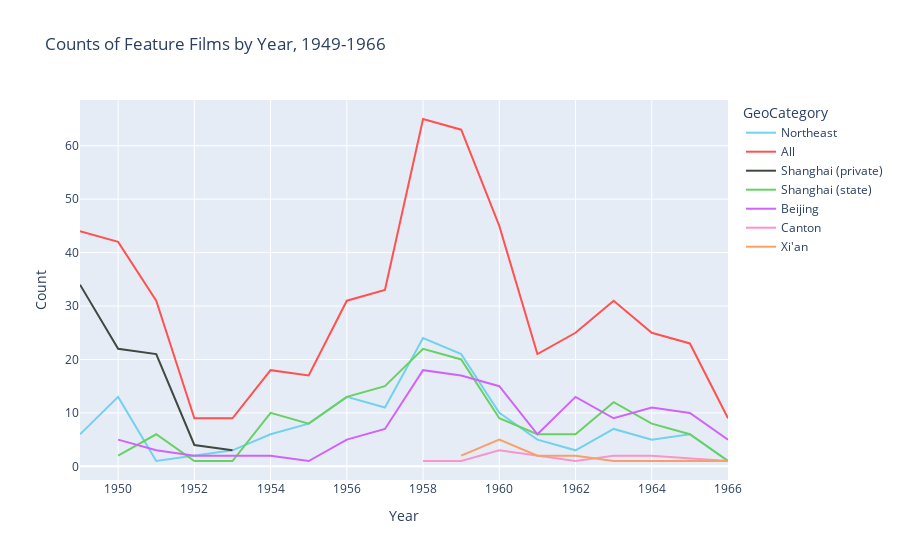

Write notebook code for a chart like this one.
### Code cell
tarpath = "../statistics/studio_film_counts_by_year.csv"
if FEATURE_ONLY:
	if(CATEGORIZE_BY_GEO_CATEGORY):
		tarpath = "../statistics/geocat_feature_counts_by_year.csv"
	else:
		tarpath = "../statistics/studio_feature_counts_by_year.csv"
else:
	if(CATEGORIZE_BY_GEO_CATEGORY):
		tarpath = "../statistics/geocat_film_counts_by_year.csv"

grouping = "GeoCategory" if CATEGORIZE_BY_GEO_CATEGORY else "Studio"
tiile = "{} of {} Films by Year, 1949-1966".format("Average Length (in Reels)" if ATTRIBUTE == "Length" else "Percentage of Colour Films" if ATTRIBUTE == "Colour" else "Counts",
						   "Feature" if FEATURE_ONLY else "All")

df = pd.read_csv(tarpath)
df = df.sort_values(by="Year")

# Display the data frame in Plotly scatter plot
if not CATEGORIZE_BY_GEO_CATEGORY:
	fig = px.line(df, x="Year", y=ATTRIBUTE, color=grouping, hover_name=grouping, hover_data=["Count","Year","Colour","Length"], title=tiile)
else:
	fig = px.line(df, x="Year", y=ATTRIBUTE, color=grouping, hover_name=grouping, hover_data=["Count","Year","Colour","Length"], title=tiile,
	    color_discrete_map={
						"All": "#ff5250",#red
						"Shanghai (state)": "#68d162",#green
						"Shanghai (private)" : "#404840",#green black
						"Shanghai (roc)" : "#96fb96",#light green
						"Beijing": "#D063fb",#hliotrope
						"Northeast": "#72d2ed",#sky blue
						"Xi'an": "#Fb9f68",#tan orange
						"Canton": "#Fb94cc",#lavender pink
						"Xinjiang": "#C83b3b",#dark red
						"Sichuan" : "#2c6398",#tropaz blue
						"Hubei": "#A3a3a3",
						"Anhui": "#A3a3a3",
						"Shandong": "#A3a3a3",
						"Tianjin": "#A3a3a3",
						"Zhejiang": "#A3a3a3"
					})
fig.show()

### Figure 1 — Plotly figure (JSON) as saved in the notebook; plotly's stock layout.template omitted (floating-point values rounded to 4 significant figures)
{"data": [{"customdata": [[0, 9.5], [0, 10], [0, 3], [0, 10], [0, 9.333], [0, 10], [0, 9.625], [0, 8.077], [0.09091, 9.091], [0.125, 8.87], [0.5238, 10.52], [0, 9.5], [0.4, 10], [0.3333, 10], [0.2857, 9.857], [0.4, 10.8], [0.3333, 9.833], [0, 8]], "hovertemplate": "<b>%{hovertext}</b><br><br>GeoCategory=Northeast<br>Year=%{x}<br>Count=%{y}<br>Colour=%{customdata[0]}<br>Length=%{customdata[1]}<extra></extra>", "hovertext": ["Northeast", "Northeast", "Northeast", "Northeast", "Northeast", "Northeast", "Northeast", "Northeast", "Northeast", "Northeast", "Northeast", "Northeast", "Northeast", "Northeast", "Northeast", "Northeast", "Northeast", "Northeast"], "legendgroup": "Northeast", "line": {"color": "#72d2ed", "dash": "solid"}, "marker": {"symbol": "circle"}, "mode": "lines", "name": "Northeast", "orientation": "v", "showlegend": true, "type": "scatter", "x": [1949, 1950, 1951, 1952, 1953, 1954, 1955, 1956, 1957, 1958, 1959, 1960, 1961, 1962, 1963, 1964, 1965, 1966], "xaxis": "x", "y": [6, 13, 1, 2, 3, 6, 8, 13, 11, 24, 21, 10, 5, 3, 7, 5, 6, 1], "yaxis": "y"}, {"customdata": [[0, 10], [0, 10.07], [0, 9.882], [0, 11.12], [0, 9.556], [0, 9.667], [0, 9.647], [0.03226, 8.774], [0.1515, 9.121], [0.1077, 8.828], [0.4921, 10.08], [0.1778, 9.6], [0.3333, 10.25], [0.28, 9.92], [0.129, 10.33], [0.44, 10.32], [0.1739, 10.39], [0.1111, 9.222]], "hovertemplate": "<b>%{hovertext}</b><br><br>GeoCategory=All<br>Year=%{x}<br>Count=%{y}<br>Colour=%{customdata[0]}<br>Length=%{customdata[1]}<extra></extra>", "hovertext": ["All", "All", "All", "All", "All", "All", "All", "All", "All", "All", "All", "All", "All", "All", "All", "All", "All", "All"], "legendgroup": "All", "line": {"color": "#ff5250", "dash": "solid"}, "marker": {"symbol": "circle"}, "mode": "lines", "name": "All", "orientation": "v", "showlegend": true, "type": "scatter", "x": [1949, 1950, 1951, 1952, 1953, 1954, 1955, 1956, 1957, 1958, 1959, 1960, 1961, 1962, 1963, 1964, 1965, 1966], "xaxis": "x", "y": [44, 42, 31, 9, 9, 18, 17, 31, 33, 65, 63, 45, 21, 25, 31, 25, 23, 9], "yaxis": "y"}, {"customdata": [[0, 10.75], [0, 12.14], [0, 10.57], [0, 11], [0, 9.333]], "hovertemplate": "<b>%{hovertext}</b><br><br>GeoCategory=Shanghai (private)<br>Year=%{x}<br>Count=%{y}<br>Colour=%{customdata[0]}<br>Length=%{customdata[1]}<extra></extra>", "hovertext": ["Shanghai (private)", "Shanghai (private)", "Shanghai (private)", "Shanghai (private)", "Shanghai (private)"], "legendgroup": "Shanghai (private)", "line": {"color": "#404840", "dash": "solid"}, "marker": {"symbol": "circle"}, "mode": "lines", "name": "Shanghai (private)", "orientation": "v", "showlegend": true, "type": "scatter", "x": [1949, 1950, 1951, 1952, 1953], "xaxis": "x", "y": [34, 22, 21, 4, 3], "yaxis": "y"}, {"customdata": [[0, 9.5], [0, 9.833], [0, 13], [0, 12], [0, 9.7], [0, 10.38], [0, 9.846], [0.2, 10], [0.04545, 8.5], [0.45, 10.06], [0.3333, 10.33], [0.3333, 10.4], [0.3333, 9.833], [0.08333, 10.45], [0.5, 10.88], [0.3333, 10.17], [0, 8]], "hovertemplate": "<b>%{hovertext}</b><br><br>GeoCategory=Shanghai (state)<br>Year=%{x}<br>Count=%{y}<br>Colour=%{customdata[0]}<br>Length=%{customdata[1]}<extra></extra>", "hovertext": ["Shanghai (state)", "Shanghai (state)", "Shanghai (state)", "Shanghai (state)", "Shanghai (state)", "Shanghai (state)", "Shanghai (state)", "Shanghai (state)", "Shanghai (state)", "Shanghai (state)", "Shanghai (state)", "Shanghai (state)", "Shanghai (state)", "Shanghai (state)", "Shanghai (state)", "Shanghai (state)", "Shanghai (state)"], "legendgroup": "Shanghai (state)", "line": {"color": "#68d162", "dash": "solid"}, "marker": {"symbol": "circle"}, "mode": "lines", "name": "Shanghai (state)", "orientation": "v", "showlegend": true, "type": "scatter", "x": [1950, 1951, 1952, 1953, 1954, 1955, 1956, 1957, 1958, 1959, 1960, 1961, 1962, 1963, 1964, 1965, 1966], "xaxis": "x", "y": [2, 6, 1, 1, 10, 8, 13, 15, 22, 20, 9, 6, 6, 12, 8, 6, 1], "yaxis": "y"}, {"customdata": [[0, 7.6], [0, 10.67], [0, 11.5], [0, 9], [0, 8.5], [0, 4], [0.2, 7.8], [0.1429, 7.286], [0.1667, 9.389], [0.6471, 10.24], [0.2667, 9.8], [0.5, 10.67], [0.3077, 9.692], [0.1111, 10.56], [0.4545, 9.727], [0, 10.9], [0.2, 10]], "hovertemplate": "<b>%{hovertext}</b><br><br>GeoCategory=Beijing<br>Year=%{x}<br>Count=%{y}<br>Colour=%{customdata[0]}<br>Length=%{customdata[1]}<extra></extra>", "hovertext": ["Beijing", "Beijing", "Beijing", "Beijing", "Beijing", "Beijing", "Beijing", "Beijing", "Beijing", "Beijing", "Beijing", "Beijing", "Beijing", "Beijing", "Beijing", "Beijing", "Beijing"], "legendgroup": "Beijing", "line": {"color": "#D063fb", "dash": "solid"}, "marker": {"symbol": "circle"}, "mode": "lines", "name": "Beijing", "orientation": "v", "showlegend": true, "type": "scatter", "x": [1950, 1951, 1952, 1953, 1954, 1955, 1956, 1957, 1958, 1959, 1960, 1961, 1962, 1963, 1964, 1965, 1966], "xaxis": "x", "y": [5, 3, 2, 2, 2, 1, 5, 7, 18, 17, 15, 6, 13, 9, 11, 10, 5], "yaxis": "y"}, {"customdata": [[0, 5], [0, 7], [0, 9], [0, 13], [0, 9.5], [0.5, 11], [0, 13]], "hovertemplate": "<b>%{hovertext}</b><br><br>GeoCategory=Canton<br>Year=%{x}<br>Count=%{y}<br>Colour=%{customdata[0]}<br>Length=%{customdata[1]}<extra></extra>", "hovertext": ["Canton", "Canton", "Canton", "Canton", "Canton", "Canton", "Canton"], "legendgroup": "Canton", "line": {"color": "#Fb94cc", "dash": "solid"}, "marker": {"symbol": "circle"}, "mode": "lines", "name": "Canton", "orientation": "v", "showlegend": true, "type": "scatter", "x": [1958, 1959, 1960, 1962, 1963, 1964, 1966], "xaxis": "x", "y": [1, 1, 3, 1, 2, 2, 1], "yaxis": "y"}, {"customdata": [[0, 7.5], [0.2, 9], [0, 10], [0, 9.5], [0, 12], [1, 12], [0, 10], [0, 4]], "hovertemplate": "<b>%{hovertext}</b><br><br>GeoCategory=Xi'an<br>Year=%{x}<br>Count=%{y}<br>Colour=%{customdata[0]}<br>Length=%{customdata[1]}<extra></extra>", "hovertext": ["Xi'an", "Xi'an", "Xi'an", "Xi'an", "Xi'an", "Xi'an", "Xi'an", "Xi'an"], "legendgroup": "Xi'an", "line": {"color": "#Fb9f68", "dash": "solid"}, "marker": {"symbol": "circle"}, "mode": "lines", "name": "Xi'an", "orientation": "v", "showlegend": true, "type": "scatter", "x": [1959, 1960, 1961, 1962, 1963, 1964, 1965, 1966], "xaxis": "x", "y": [2, 5, 2, 2, 1, 1, 1, 1], "yaxis": "y"}], "layout": {"legend": {"title": {"text": "GeoCategory"}, "tracegroupgap": 0}, "title": {"text": "Counts of Feature Films by Year, 1949-1966"}, "xaxis": {"anchor": "y", "domain": [0, 1], "title": {"text": "Year"}}, "yaxis": {"anchor": "x", "domain": [0, 1], "title": {"text": "Count"}}}}
